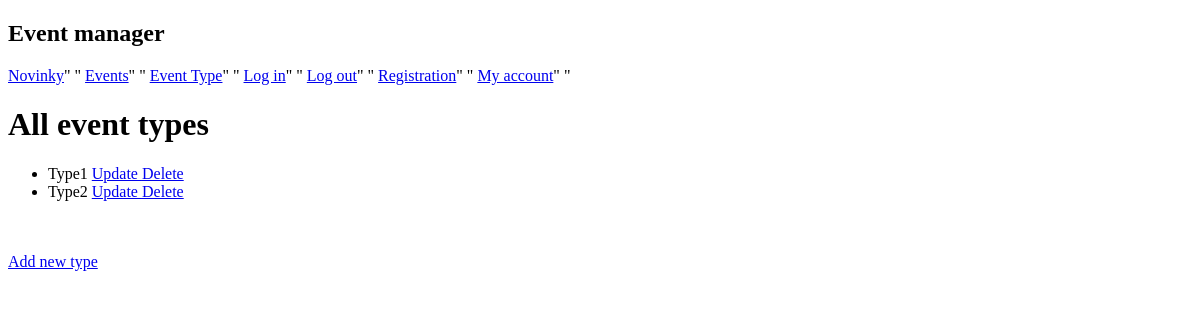
Page /types/ on the earlier database version.
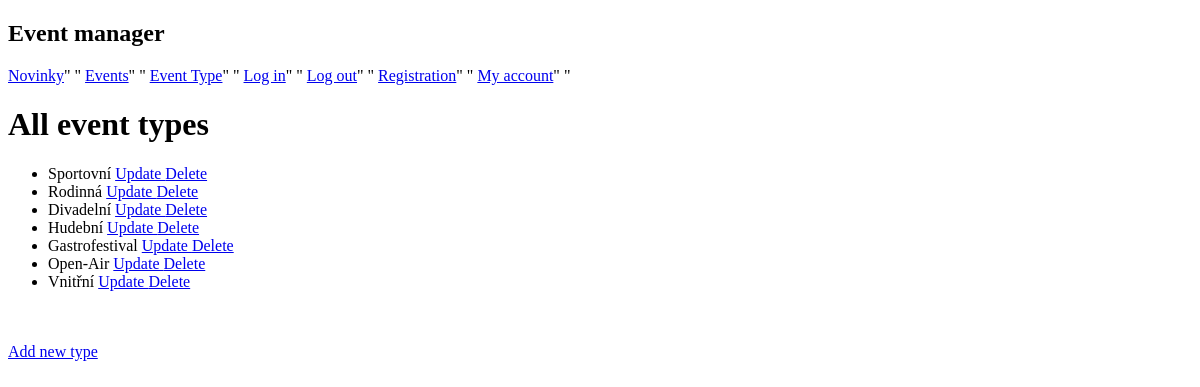
Same page on the later database version.
### viewer/models.py (models this page shows)
class EventType(Model):
    name = CharField(max_length=128)

### viewer/views.py (the view)
# urls.py: path('types/', EventTypeView.as_view(), name='types'),
class EventTypeView(ListView):
  template_name = 'types.html'
  model = EventType

### viewer/templates/types.html (shortened to what this page needs)
{% extends "base.html" %}
{% block content %}
  <h1>All event types</h1>
  <ul>
    {% for type in object_list %}
      <li>
          {{ type.name }}
          <a href="{% url 'type_update' type.pk %}"> Update </a>
          <a href="{% url 'type_delete' type.pk %}"> Delete </a>
      </li>
    {% endfor %}
  </ul>
    <br><br>
    <a href="{% url 'type_create' %}"> Add new type </a>
{% endblock %}

Differences in the rows shown:
removed EventType: name "Type1"
removed EventType: name "Type2"
added EventType: name "Sportovní"
added EventType: name "Rodinná"
added EventType: name "Divadelní"
added EventType: name "Hudební"
added EventType: name "Gastrofestival"
added EventType: name "Open-Air"
added EventType: name "Vnitřní"
